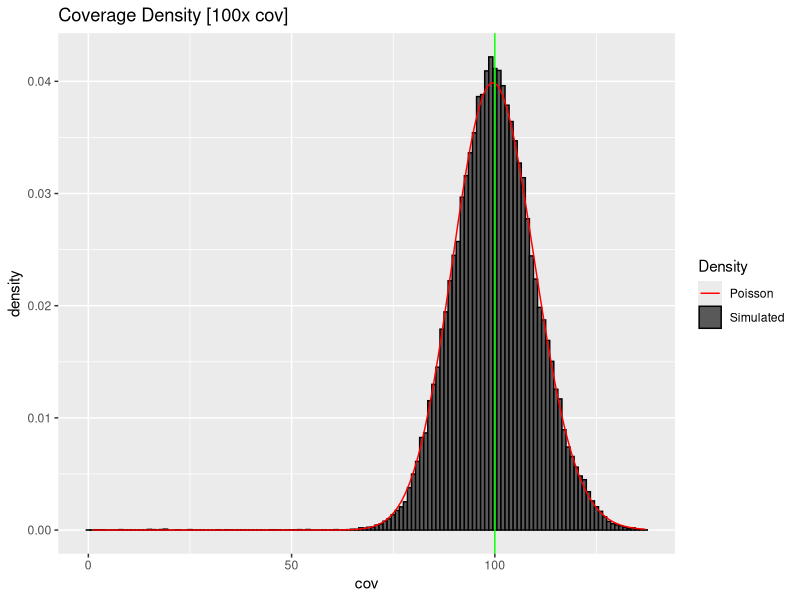
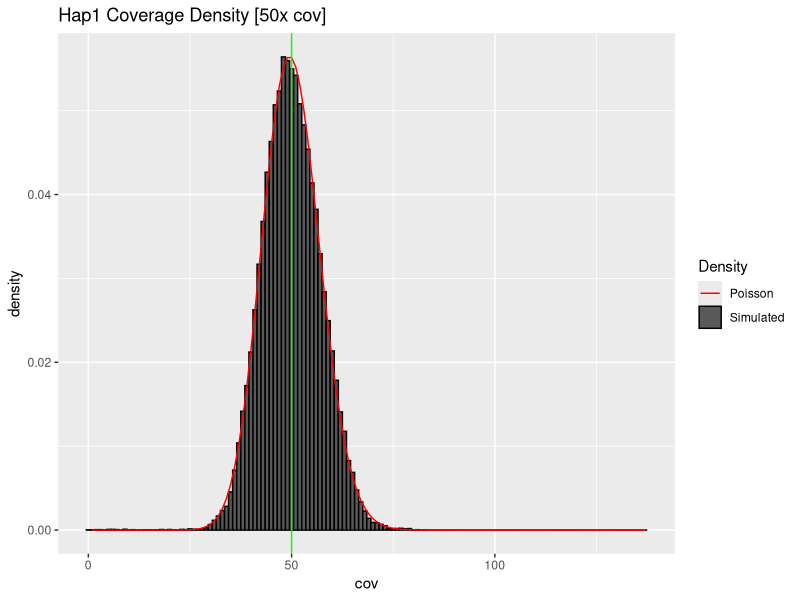
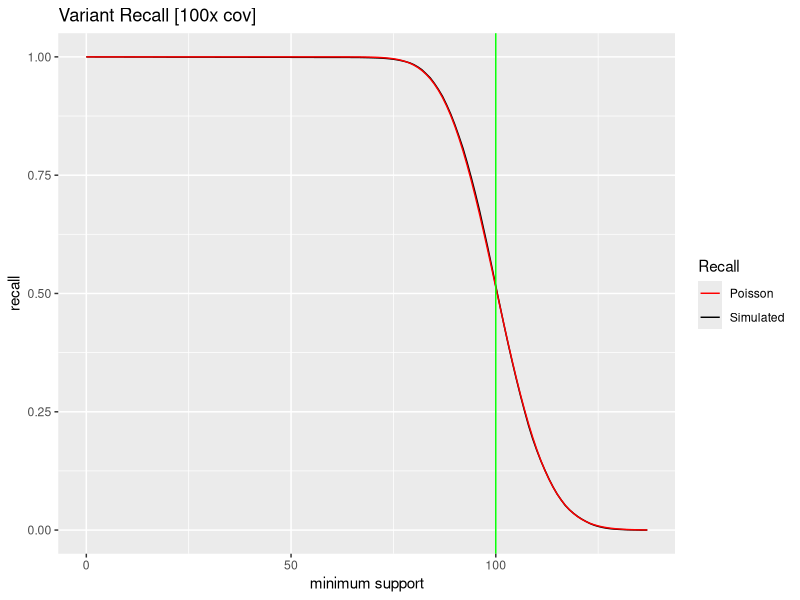
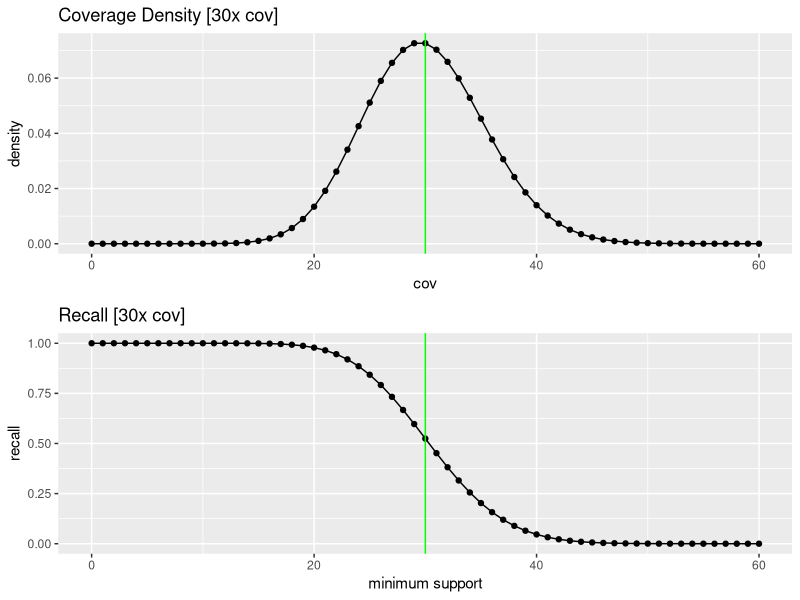
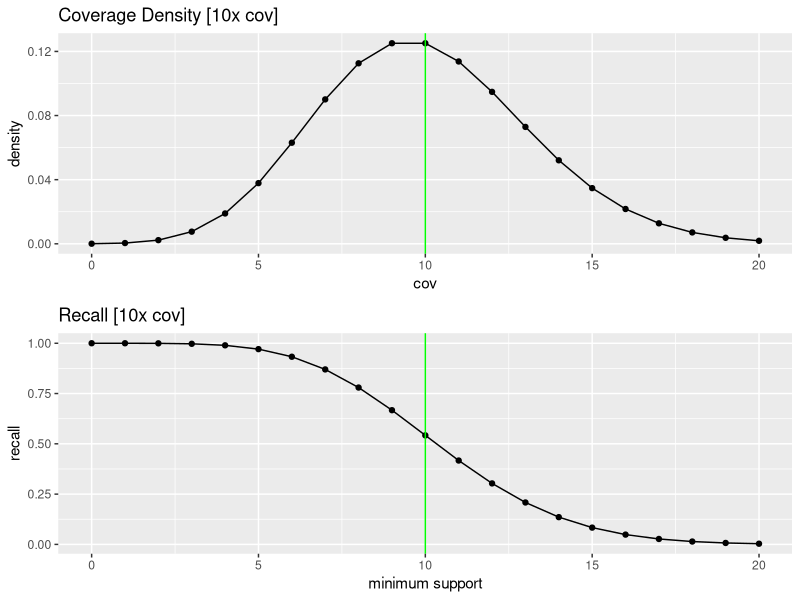
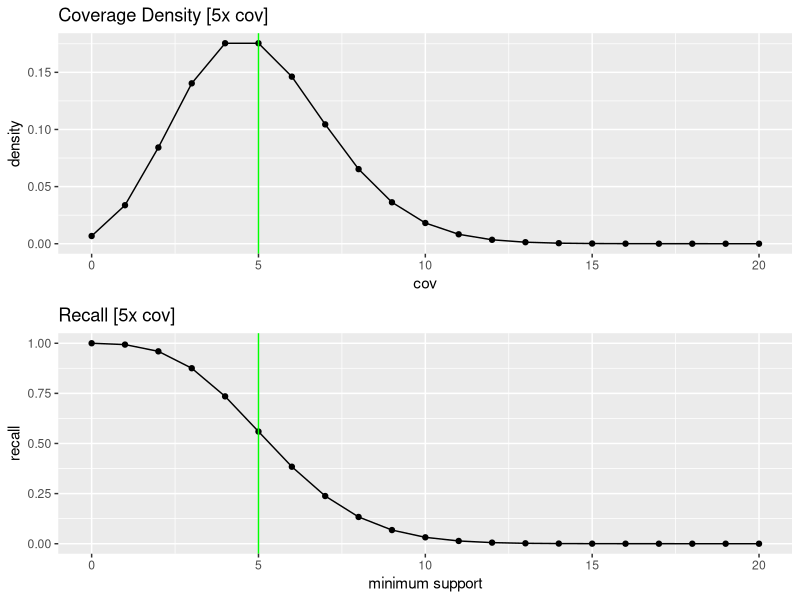
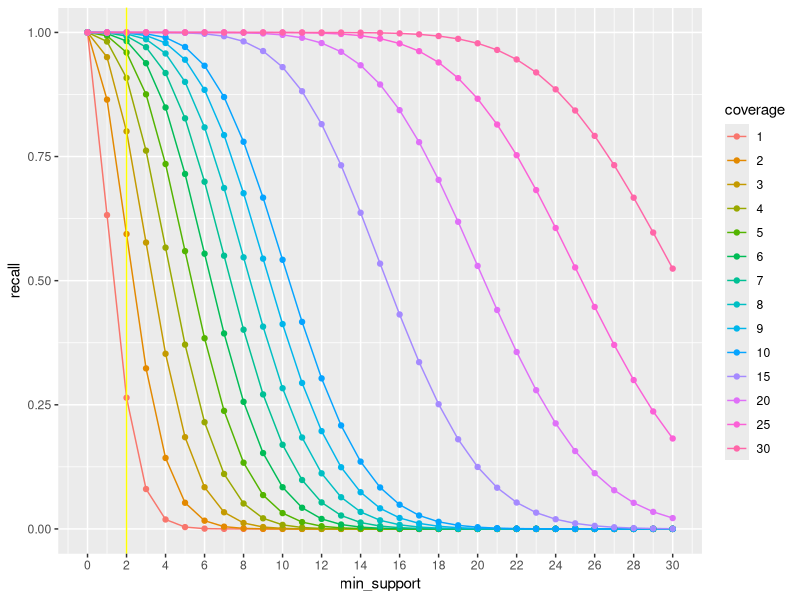
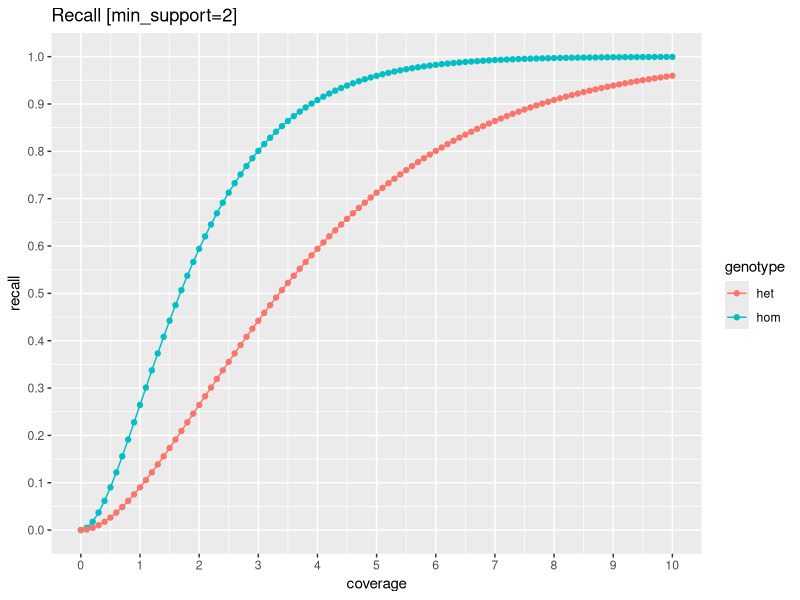

R code for these plots, in order:
## ---- chunk 1
knitr::opts_chunk$set(echo = TRUE)
library(ggplot2)
library(gridExtra)
library(tidyr)
library(tidyverse)
## ---- chunk 2
genome_length <- 100000
coverage <- 100
read_length <- 100
num_reads <- (genome_length * coverage) / read_length
print(paste0("Simulating ", coverage, "x coverage for a ", genome_length, "bp genome (", num_reads, " reads)"))
## ---- chunk 3
hap_reads <- c(2:1) * 0
haplotype_coverage <- matrix(0, genome_length, 2)
## ---- chunk 4
for (x in 1:num_reads)
{
  haplotype <- sample.int(2, 1)
  read_pos <- sample.int(genome_length-read_length+1, 1)
  hap_reads[haplotype] <- hap_reads[haplotype]+1
  
  for (pos in read_pos:(read_pos+read_length-1))
  {
    haplotype_coverage[pos, haplotype] = haplotype_coverage[pos, haplotype] + 1
  }
}
## ---- chunk 5
## sum the covearge together to compute the total coverage
total_coverage = haplotype_coverage[,1] + haplotype_coverage[,2]
## ---- chunk 6
cat(paste("Read counts: \n",
"  hap1:", hap_reads[1], "hap2:", hap_reads[2], "total:", hap_reads[1] + hap_reads[2], "\n",
"Coverage per haplotype:\n",
"  hap1:",  mean(haplotype_coverage[,1]), "+/-", format(sd(haplotype_coverage[,1]), digits=4), "[expected sd:", format(sqrt(mean(haplotype_coverage[,1])), digits=4), "]\n",
"  hap2:",  mean(haplotype_coverage[,2]), "+/-", format(sd(haplotype_coverage[,2]), digits=4), "[expected sd:", format(sqrt(mean(haplotype_coverage[,2])), digits=4), "]\n",
"  total:", mean(total_coverage),         "+/-", format(sd(total_coverage),         digits=4), "[expected sd:", format(sqrt(mean(total_coverage)), digits=4), "]\n"))
## ---- chunk 7
df <- data.frame(total=total_coverage, hap1=haplotype_coverage[,1], hap2=haplotype_coverage[,2])
max_coverage = max(total_coverage)
coverages=seq(1:max_coverage)
total_density = dpois(coverages, mean(df$total))
hap1_density  = dpois(coverages, mean(df$hap1))
hap2_density  = dpois(coverages, mean(df$hap2))
model <- data.frame(cov=coverages, total_density=total_density)
## ---- chunk 8
ggplot(df, aes(x=total)) + geom_histogram(binwidth=1, aes(y=..density.., color="Simulated")) +
  geom_line(data=model, aes(x=cov, y=total_density, color="Poisson")) + geom_vline(xintercept=coverage, color="green") +
  scale_color_manual("Density", values=c("red", "black")) +
  labs(title=paste0("Coverage Density [", coverage, "x cov]"), x="cov")
## ---- chunk 9
ggplot(df, aes(x=hap1)) + geom_histogram(binwidth=1, aes(y=..density.., color="Simulated")) +
  geom_line(data=model, aes(x=cov, y=hap1_density, color="Poisson")) + geom_vline(xintercept=coverage/2, color="green") +
  scale_color_manual("Density", values=c("red", "black")) +
  labs(title=paste0("Hap1 Coverage Density [", coverage/2, "x cov]"), x="cov")
## ---- chunk 10
cov_cutoff <- 0:max_coverage
cov_avail <- rep(0,length(cov_cutoff))
for (x in cov_cutoff)
{
  cov_avail[x]=length(total_coverage[total_coverage >= cov_cutoff[x]])
}
df_cov <- data.frame(cutoff = cov_cutoff, avail=cov_avail, avail_perc=cov_avail/genome_length)
df_cov_model <- data.frame(cutoff = cov_cutoff, perc = (1-ppois(cov_cutoff-1, coverage)))
## ---- chunk 11
ggplot(df_cov, aes(x=cutoff, y=avail_perc, color="Simulated")) + geom_line() + 
  geom_line(data=df_cov_model, aes(x=cutoff, y=perc, col="Poisson")) + geom_vline(xintercept=100, color="green") +
  scale_color_manual("Recall", values=c("red", "black")) +
  labs(title=paste0("Variant Recall [", coverage, "x cov]"), x="minimum support", y="recall")
## ---- chunk 12
mean_cov <- 30; max_range <- 60
p1<-ggplot(data.frame(cov=0:max_range, density=dpois(0:max_range, mean_cov)), aes(x=cov, y=density)) + geom_line() + geom_point() +
  geom_vline(xintercept=mean_cov, color="green") + labs(title=paste0("Coverage Density [", mean_cov, "x cov]"))
p2<-ggplot(data.frame(cov=0:max_range, recall=(1-ppois(0:max_range-1, mean_cov))), aes(x=cov, y=recall)) + 
  geom_line() + geom_point() + geom_vline(xintercept=mean_cov, color="green") + labs(x="minimum support", title=paste0("Recall [", mean_cov, "x cov]")) 

grid.arrange(p1,p2)
## ---- chunk 13
mean_cov <- 10; max_range <- 20
p1<-ggplot(data.frame(cov=0:max_range, density=dpois(0:max_range, mean_cov)), aes(x=cov, y=density)) + geom_line() + geom_point() +
  geom_vline(xintercept=mean_cov, color="green") + labs(title=paste0("Coverage Density [", mean_cov, "x cov]"))
p2<-ggplot(data.frame(cov=0:max_range, recall=(1-ppois(0:max_range-1, mean_cov))), aes(x=cov, y=recall)) + 
  geom_line() + geom_point() + geom_vline(xintercept=mean_cov, color="green") + labs(x="minimum support", title=paste0("Recall [", mean_cov, "x cov]")) 

grid.arrange(p1,p2)
## ---- chunk 14
mean_cov <- 5; max_range <- 20
p1<-ggplot(data.frame(cov=0:max_range, density=dpois(0:max_range, mean_cov)), aes(x=cov, y=density)) + geom_line() + geom_point() +
  geom_vline(xintercept=mean_cov, color="green") + labs(title=paste0("Coverage Density [", mean_cov, "x cov]"))
p2<-ggplot(data.frame(cov=0:max_range, recall=(1-ppois(0:max_range-1, mean_cov))), aes(x=cov, y=recall)) + 
  geom_line() + geom_point() + geom_vline(xintercept=mean_cov, color="green") + labs(x="minimum support", title=paste0("Recall [", mean_cov, "x cov]")) 

grid.arrange(p1,p2)
## ---- chunk 15
coverages = c(1,2,3,4,5,6,7,8,9,10,15,20,25,30); min_support=0:30; 
recall = data.frame(min_support=min_support)
for (c in coverages)
{
  rrdf=as.data.frame(x=(1-ppois(min_support-1, c)))
  colnames(rrdf)=c(c)
  recall=cbind(recall, rrdf)
}
cat("Recall as a function of minimum support and total coverage")
knitr::kable(head(recall))
## ---- chunk 16
recall_long <- recall %>% pivot_longer(!min_support, names_to="coverage")
recall_long$coverage <- factor(as.factor(recall_long$coverage), levels=coverages)

ggplot(recall_long, aes(x=min_support, y=value, color=coverage)) + geom_line() + geom_point() +
  labs(y="recall") + geom_vline(xintercept=2, color="yellow") + scale_x_continuous(breaks=scales::pretty_breaks(n=15))
## ---- chunk 17
min_support=2
cc<-seq(0,10,.1)

recall_min <- data.frame(coverage=cc, hom=(1-ppois(min_support-1, cc)), het=(1-ppois(min_support-1, cc/2)))
recall_min_long <- recall_min %>% pivot_longer(!coverage, names_to="genotype")

ggplot(recall_min_long, aes(x=coverage, y=value, color=genotype)) + geom_line() + geom_point() +
  labs(y="recall", title=paste0("Recall [min_support=",min_support,"]")) + 
  scale_x_continuous(breaks=scales::pretty_breaks(n=10)) + scale_y_continuous(breaks=scales::pretty_breaks(n=10))
## ---- chunk 18
min_support=1
cc<-seq(0,10,.1)

recall_min <- data.frame(coverage=cc, hom=(1-ppois(min_support-1, cc)), het=(1-ppois(min_support-1, cc/2)))
recall_min_long <- recall_min %>% pivot_longer(!coverage, names_to="genotype")

ggplot(recall_min_long, aes(x=coverage, y=value, color=genotype)) + geom_line() + geom_point() +
  labs(y="recall", title=paste0("Recall [min_support=",min_support,"]")) + 
  scale_x_continuous(breaks=scales::pretty_breaks(n=10)) + scale_y_continuous(breaks=scales::pretty_breaks(n=10))
## ---- chunk 19
mean_cov <- 10; max_ins=20000; ins_len=seq(0,max_ins,1000); min_support=2; read_length=20000
ggplot(data.frame(ins_len=ins_len, recall=(1-ppois(min_support-1, mean_cov*(1-ins_len/read_length)))), aes(x=ins_len, y=recall)) + 
  geom_line() + geom_point() + labs(x="insertion length", title=paste0("Recall [", mean_cov, "x cov, min_support=", min_support, "]")) 
